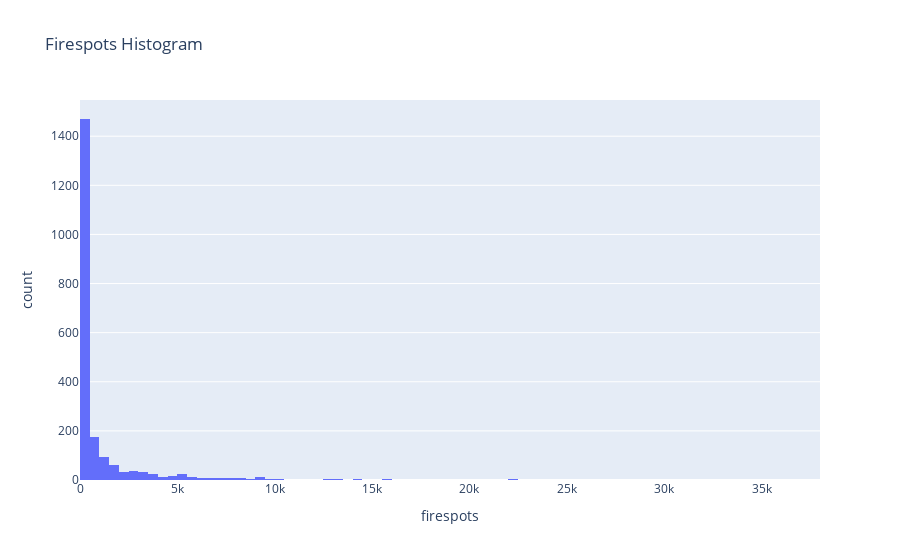

The notebook cell this image was saved under:
### Code cell
import plotly.graph_objects as go

fig4 = px.histogram(df2, x='firespots',
               labels = dict(TOTAL_DEFORESTED_AREA = 'Deforested Area (acres)'),
               title = "Firespots Histogram")

# The two histograms are drawn on top of another
fig4.show()

### Figure 1 — Plotly figure (JSON) as saved in the notebook; plotly's stock layout.template omitted (floating-point values rounded to 4 significant figures; data arrays with more than 128 entries replaced by an {"elided": "..."} marker saying what was removed)
{"data": [{"alignmentgroup": "True", "bingroup": "x", "hovertemplate": "firespots=%{x}<br>count=%{y}<extra></extra>", "legendgroup": "", "marker": {"color": "#636efa", "pattern": {"shape": ""}}, "name": "", "offsetgroup": "", "orientation": "v", "showlegend": false, "type": "histogram", "x": {"elided": "2104 int values"}, "xaxis": "x", "yaxis": "y"}], "layout": {"barmode": "relative", "legend": {"tracegroupgap": 0}, "title": {"text": "Firespots Histogram"}, "xaxis": {"anchor": "y", "domain": [0, 1], "title": {"text": "firespots"}}, "yaxis": {"anchor": "x", "domain": [0, 1], "title": {"text": "count"}}}}
